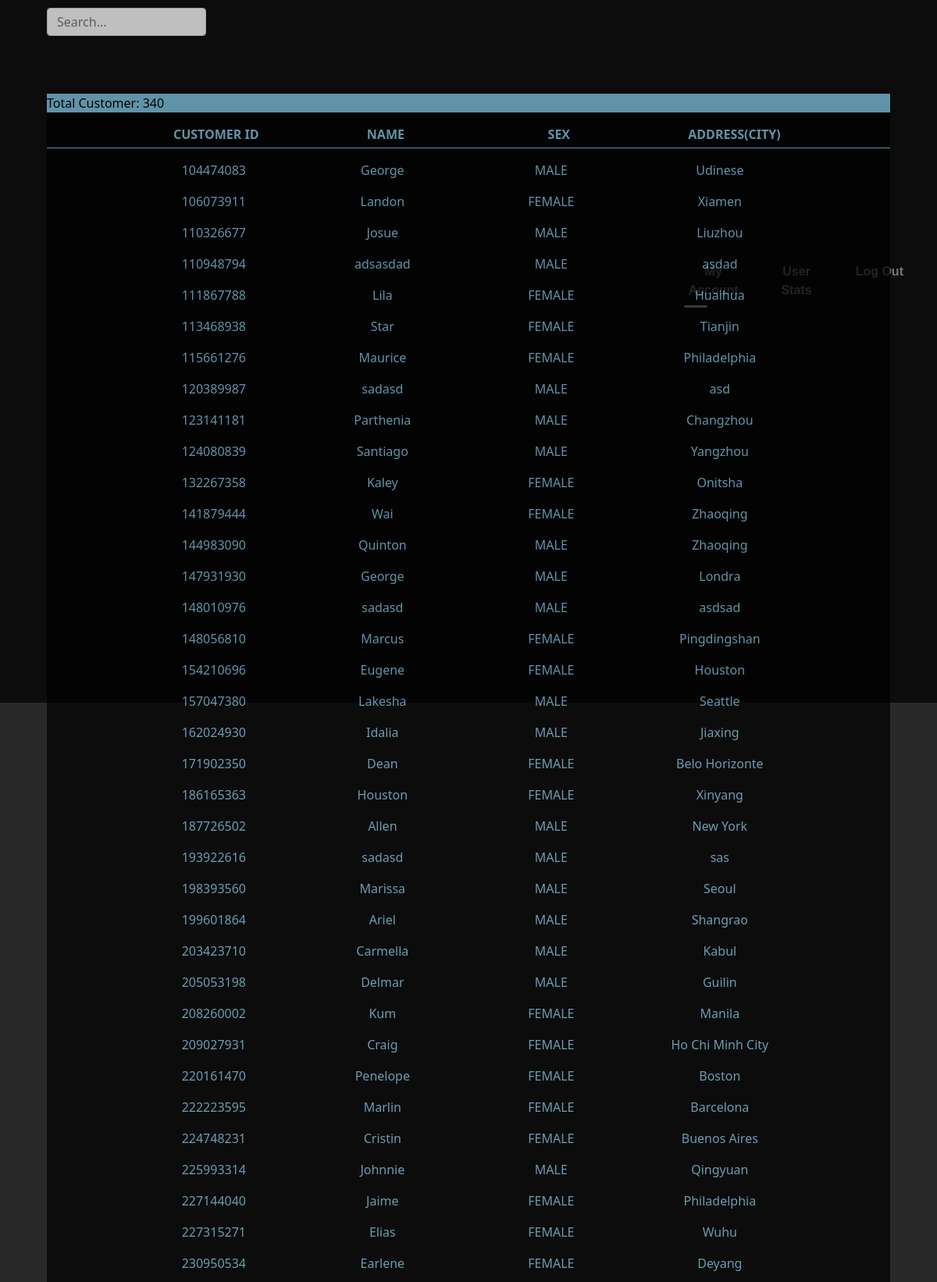
Page /Admin/screens/AllCustomerScreen.php (upper part) on the committed database.
### tables this page shows
CREATE TABLE `customer` (
  `C_ID` int(11) NOT NULL,
  `C_NAME` varchar(50) NOT NULL,
  `C_SEX` varchar(50) NOT NULL,
  `C_ADDRESS` varchar(50) NOT NULL,
  `C_PASSWORD` varchar(50) NOT NULL
);

### Admin/screens/AllCustomerScreen.php (the view, shortened to what this page needs)
<!DOCTYPE html>
<html>
<head>
	<link rel="stylesheet" href="/css/bootstrap.css" />
</head>
<body>
	<div class="section">
		<div class="round">
			<form action="./custSearchScreen.php" method="POST">
					<div class="d-flex flex-row  ">
						<input placeholder="Search..." style="width:17%;height: 15%;margin-top: 0.8%;margin-left: 5%;" type="text" class=" form-control" name="searchCR">
					</div></form>
					<nav>
						<a href="./MyAccountAdminScreen.php">My Account</a>
						<a href="./StatsScreen.php">User Stats</a>
						<a href="../AdminLogOut.php">Log Out</a>
					</nav>
				</div>
				<div class="round1">
				</div>
				<?php include '../DBconnect.php';
				$result = mysqli_query($conn,"select count(1) FROM customer");
				$row = mysqli_fetch_array($result);
				$total = $row[0];
				?>
				<div class="round5" style="height:<?php echo $total*10 + 18;?>%;">
					<form  action="./ChefRegistrationScreen.php" method="POST">
						<p style="color:black;background-color: skyblue;font-weight: ;">Total Customer: <?php echo $total;?></p>
					</form>
					<form  action="./CustomerUpdateScreen.php" method="POST">
						<div class="d-flex flex-row "><p style="color: skyblue; margin-left: 15%;" ><b>CUSTOMER ID</b></p>
							<p style="color: skyblue; margin-left:12.8%" ><b>NAME</b></p>
							<p style="color: skyblue; margin-left:17%" ><b>SEX</b></p>
							<p style="color: skyblue; margin-left:14%" ><b>ADDRESS(CITY)</b></p>
						</div>
						<hr style="margin-top: -1% ;" class="line11" >
						<?php include '../DBconnect.php';
						$result9 = mysqli_query($conn,"select C_ID ,C_NAME ,C_SEX,C_ADDRESS FROM customer");
						while ($rowc = mysqli_fetch_array($result9)){
							?>
							<div class="d-flex flex-row">
								<div style="margin-left:9.8%" class="infos"><p  class="text-center"><?php echo $rowc['C_ID'];?></p></div>
								<div class="infos1"><p class="text-center "><?php echo $rowc['C_NAME'];?></p></div>
								<div class="infos2"><p class="text-center "><?php echo $rowc['C_SEX']; ?></p></div>
								<div class="infos3"><p class="text-center "><?php echo $rowc['C_ADDRESS'];?></p></div>
									</div>
									<?php
								}
								?>
							</form>
						</div>
					</div>
					<div class="video-container">
					</div>
			</body>
			</html>

### Admin/screens/AllCustomerScreen.php (style rules this page uses)
.round { width: 100%; height: 10%; background-color: black; opacity: 0.7; z-index: 1; }
.section { position: relative; width: 100%; height: 100vh; display: flex; overflow-y: scroll; }
.video-container { position: absolute; top: 0; left: 0; }
html, body { height: 100%; }
body { margin: 0; background-color: #292929; overflow: hidden; }
nav { position: absolute; top: 4%; right: 0; left: 70%; width: 319px; display: table; margin: 0 auto; transform: translateY(-50%); }
nav a { position: relative; width: 33.333%; display: table-cell; text-align: center; color: #949494; text-decoration: none; font-family: Verdana, Geneva, Tahoma, sans-serif; font-weight: bold; padding: 10px 20px; transition: 0.2s ease color; }
nav a:before, nav a:after { content: ""; position: absolute; border-radius: 50%; transform: scale(0); transition: 0.2s ease transform; }
nav a:before { top: 0; left: 10px; width: 6px; height: 6px; }
nav a:after { top: 5px; left: 18px; width: 4px; height: 4px }
nav a:nth-child(1):before { background-color: yellow; }
nav a:nth-child(1):after { background-color: red; }
nav a:nth-child(2):before { background-color: #00e2ff; }
nav a:nth-child(2):after { background-color: #89ff00; }
nav a:nth-child(3):before { background-color: purple; }
nav a:nth-child(3):after { background-color: palevioletred; }
.round1 { margin-left: -62%; margin-top: 5%; width: 20%; height: 35%; z-index: 1; border-radius: 50%; opacity: 0.7; }
.round5 { margin-left: -53%; margin-top: 10%; width: 90%; z-index: 1; background-color: black; opacity: 0.7; }
.line11 { opacity: 1; color: skyblue; }
.infos { width: 20%; color: skyblue; }
.infos1 { width: 20%; color: skyblue; }
.infos2 { width: 20%; color: skyblue; }
.infos3 { width: 20%; color: skyblue; }

### rows in the picture
customer: C_ID "104474083", C_NAME "George", C_SEX "MALE", C_ADDRESS "Udinese"
customer: C_ID "106073911", C_NAME "Landon", C_SEX "FEMALE", C_ADDRESS "Xiamen"
customer: C_ID "110326677", C_NAME "Josue", C_SEX "MALE", C_ADDRESS "Liuzhou"
customer: C_ID "110948794", C_NAME "adsasdad", C_SEX "MALE", C_ADDRESS "asdad"
customer: C_ID "111867788", C_NAME "Lila", C_SEX "FEMALE", C_ADDRESS "Huaihua"
customer: C_ID "113468938", C_NAME "Star", C_SEX "FEMALE", C_ADDRESS "Tianjin"
customer: C_ID "115661276", C_NAME "Maurice", C_SEX "FEMALE", C_ADDRESS "Philadelphia"
customer: C_ID "120389987", C_NAME "sadasd", C_SEX "MALE", C_ADDRESS "asd"
customer: C_ID "123141181", C_NAME "Parthenia", C_SEX "MALE", C_ADDRESS "Changzhou"
customer: C_ID "124080839", C_NAME "Santiago", C_SEX "MALE", C_ADDRESS "Yangzhou"
customer: C_ID "132267358", C_NAME "Kaley", C_SEX "FEMALE", C_ADDRESS "Onitsha"
customer: C_ID "141879444", C_NAME "Wai", C_SEX "FEMALE", C_ADDRESS "Zhaoqing"
customer: C_ID "144983090", C_NAME "Quinton", C_SEX "MALE", C_ADDRESS "Zhaoqing"
customer: C_ID "147931930", C_NAME "George", C_SEX "MALE", C_ADDRESS "Londra"
customer: C_ID "148010976", C_NAME "sadasd", C_SEX "MALE", C_ADDRESS "asdsad"
customer: C_ID "148056810", C_NAME "Marcus", C_SEX "FEMALE", C_ADDRESS "Pingdingshan"
customer: C_ID "154210696", C_NAME "Eugene", C_SEX "FEMALE", C_ADDRESS "Houston"
customer: C_ID "157047380", C_NAME "Lakesha", C_SEX "MALE", C_ADDRESS "Seattle"
customer: C_ID "162024930", C_NAME "Idalia", C_SEX "MALE", C_ADDRESS "Jiaxing"
customer: C_ID "171902350", C_NAME "Dean", C_SEX "FEMALE", C_ADDRESS "Belo Horizonte"
customer: C_ID "186165363", C_NAME "Houston", C_SEX "FEMALE", C_ADDRESS "Xinyang"
customer: C_ID "187726502", C_NAME "Allen", C_SEX "MALE", C_ADDRESS "New York"
customer: C_ID "193922616", C_NAME "sadasd", C_SEX "MALE", C_ADDRESS "sas"
customer: C_ID "198393560", C_NAME "Marissa", C_SEX "MALE", C_ADDRESS "Seoul"
customer: C_ID "199601864", C_NAME "Ariel", C_SEX "MALE", C_ADDRESS "Shangrao"
customer: C_ID "203423710", C_NAME "Carmella", C_SEX "MALE", C_ADDRESS "Kabul"
customer: C_ID "205053198", C_NAME "Delmar", C_SEX "MALE", C_ADDRESS "Guilin"
customer: C_ID "208260002", C_NAME "Kum", C_SEX "FEMALE", C_ADDRESS "Manila"
customer: C_ID "209027931", C_NAME "Craig", C_SEX "FEMALE", C_ADDRESS "Ho Chi Minh City"
customer: C_ID "220161470", C_NAME "Penelope", C_SEX "FEMALE", C_ADDRESS "Boston"
customer: C_ID "222223595", C_NAME "Marlin", C_SEX "FEMALE", C_ADDRESS "Barcelona"
customer: C_ID "224748231", C_NAME "Cristin", C_SEX "FEMALE", C_ADDRESS "Buenos Aires"
customer: C_ID "225993314", C_NAME "Johnnie", C_SEX "MALE", C_ADDRESS "Qingyuan"
customer: C_ID "227144040", C_NAME "Jaime", C_SEX "FEMALE", C_ADDRESS "Philadelphia"
customer: C_ID "227315271", C_NAME "Elias", C_SEX "FEMALE", C_ADDRESS "Wuhu"
customer: C_ID "230950534", C_NAME "Earlene", C_SEX "FEMALE", C_ADDRESS "Deyang"

### other values in the picture
$total "340"
